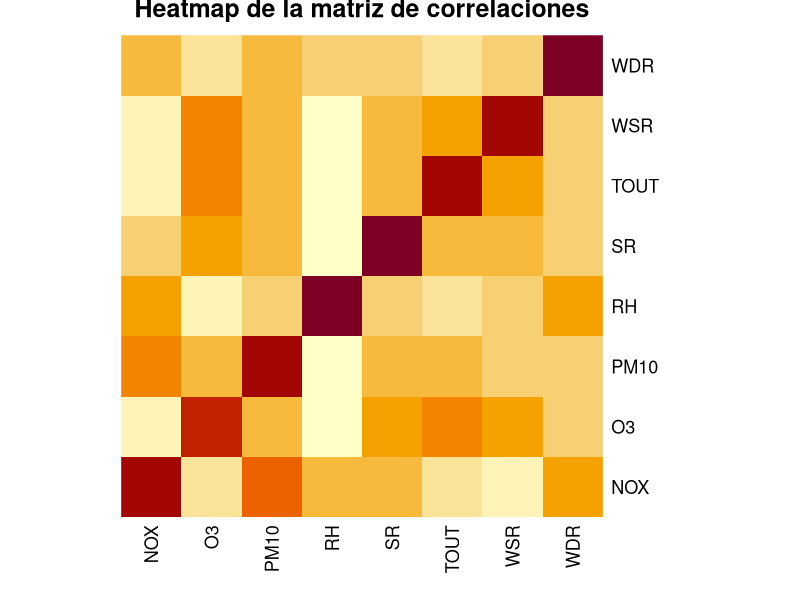
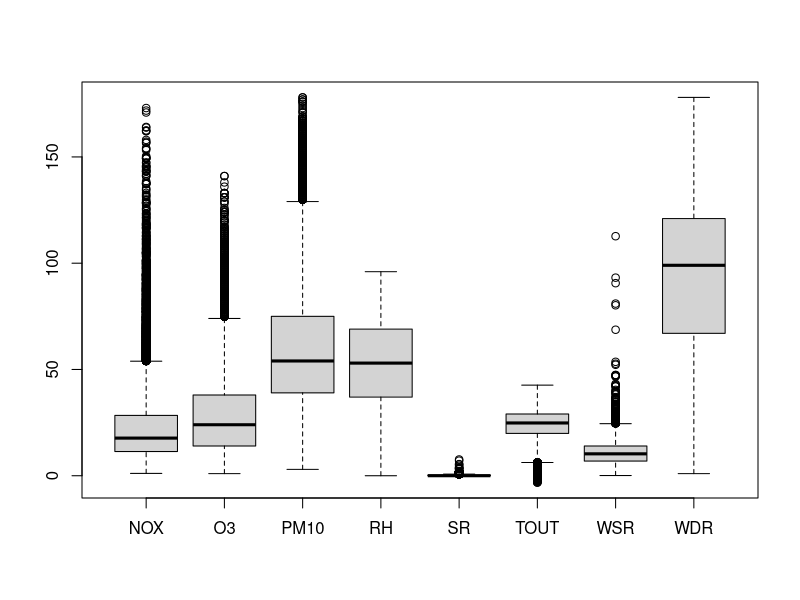
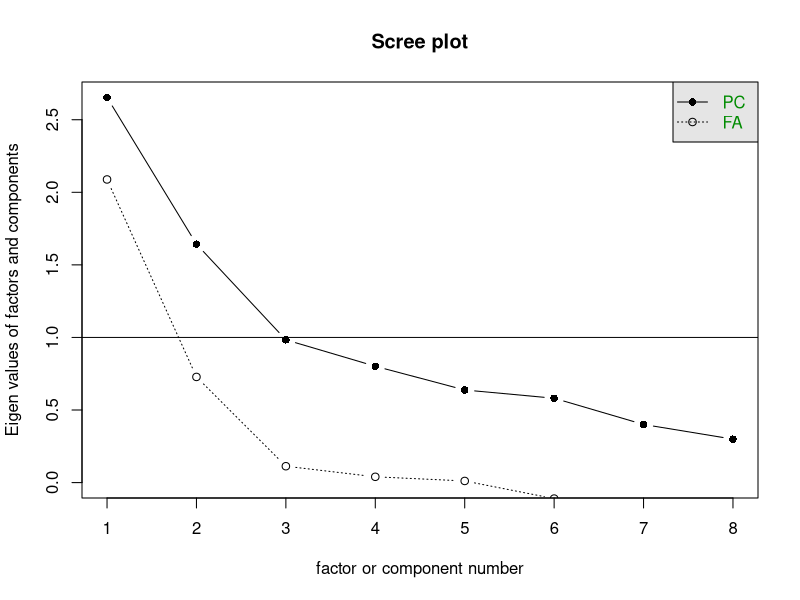
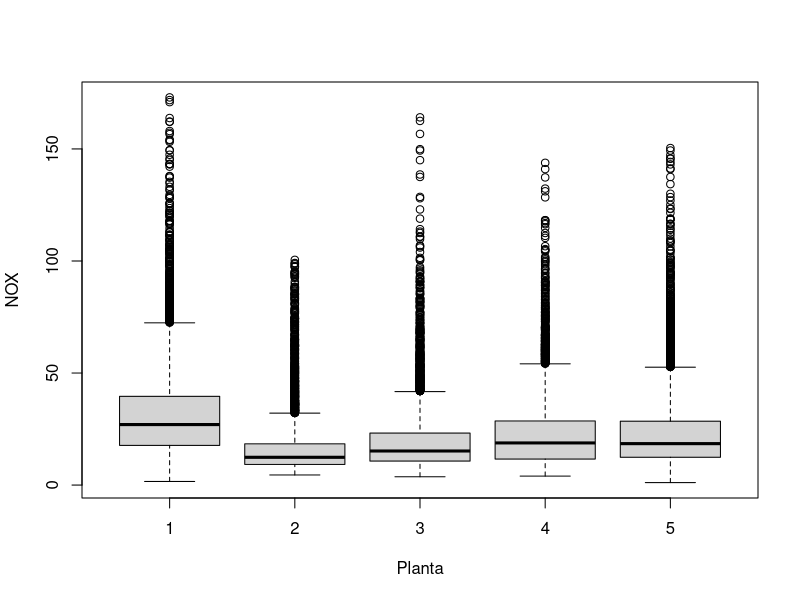
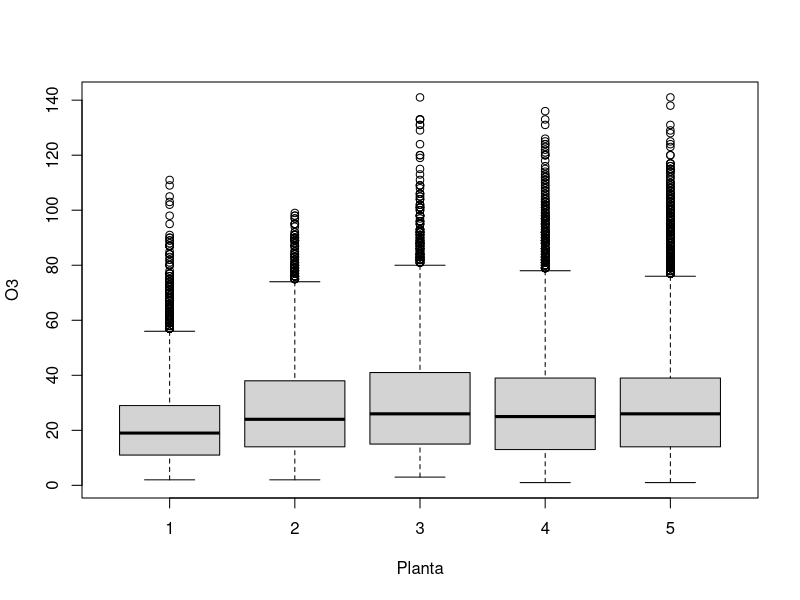
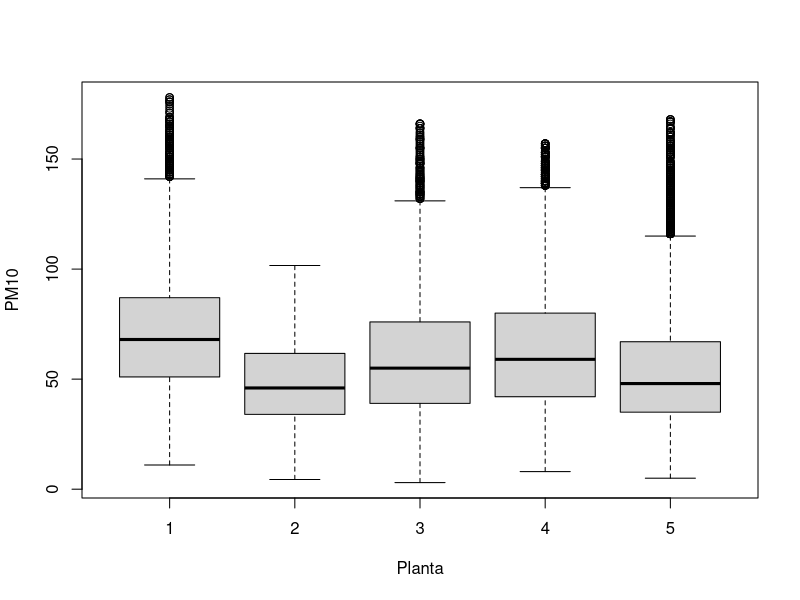
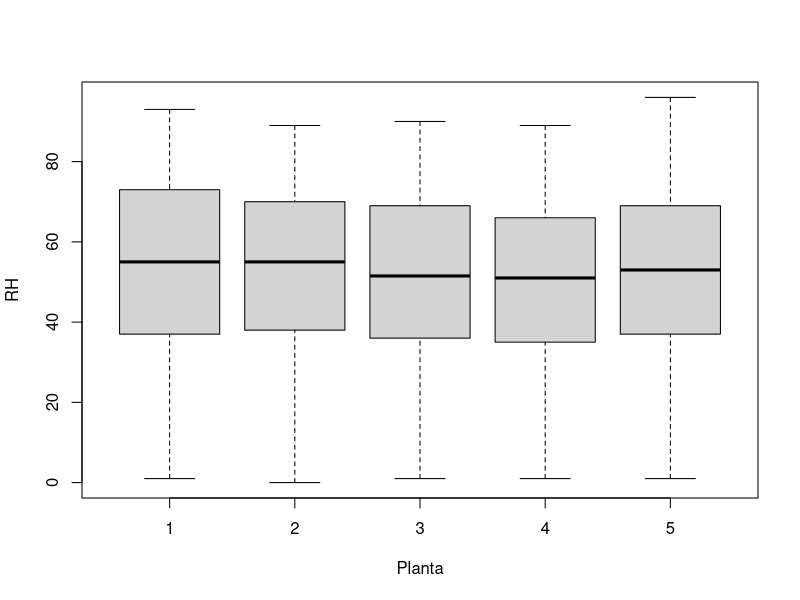
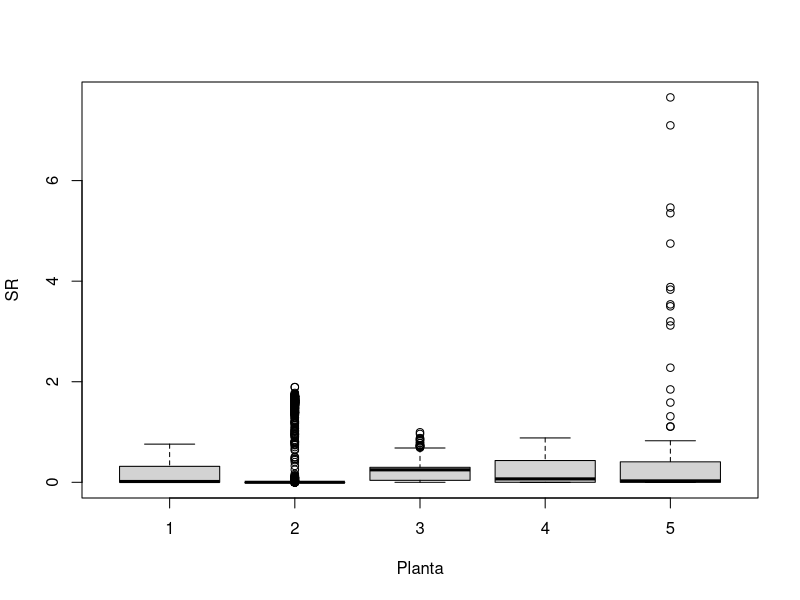

Reproduce these figures in R, in order.
## ---- chunk 1
m = read.csv("dataset.csv")
head(m)
## ---- chunk 2
df = subset(m, select = -c(Planta, X))
head(df)
## ---- chunk 3
cor = cor(df)
data.frame(cor)
## ---- chunk 4

heatmap(cor, main="Heatmap de la matriz de correlaciones", Rowv = NA, Colv = NA)

## ---- chunk 5
cov = cov(df)
data.frame(cov)
## ---- chunk 6
boxplot(df)
## ---- chunk 7
# Prueba de Anderson-Darling
library(nortest)
ad.test(unlist(df))
## ---- chunk 8
library(psych)
kmo = KMO(df)
kmo

cat("\n Estadístico de prueba resultante:", kmo$MSA)
## ---- chunk 9
library(GPArotation)
fa = fa(cor, nfactors =2, rotate = "varimax", fm ="ml")
fa$loadings

## ---- chunk 10

matrizCoef = matrix(c(-0.27, 0.798, 0.335, -0.707, 0.406, 0.612, 0.518, 0, 0.96, 0 , 0.559, -0.142, 0.169, -0.135, -0.2, 0.173), ncol = 2)

matrizOrig =as.matrix(df)
nuevodf = matrizOrig %*% matrizCoef
nuevoDf = data.frame(nuevodf)
nuevoDf
## ---- chunk 11
library(psych)
scree(cor) 
## ---- chunk 12
aggregate(. ~ m$Planta, data = df, FUN = mean)
## ---- chunk 13
Y = m$Planta
X1 = df$NOX
X2 = df$O3
X3 = df$PM10
X4 = df$RH
X5 = df$SR
X6 = df$TOUT
X7 = df$WSR
X8 = df$WDR
anova = aov(Y ~X1+X2+X3+X4+X5+X6+X7+X8)
summary(anova)
## ---- chunk 14
boxplot(formula = NOX~Planta, data = m, title="Boxplot de NOX por Planta")
boxplot(formula = O3~Planta, data = m, title="Boxplot de O3 por Planta")
boxplot(formula = PM10~Planta, data = m, title="Boxplot de PM10 por Planta")
boxplot(formula = RH~Planta, data = m, title="Boxplot de RH por Planta")
boxplot(formula = SR~Planta, data = m, title="Boxplot de SR por Planta")
boxplot(formula = TOUT~Planta, data = m, title="Boxplot de TOUT por Planta")
boxplot(formula = WSR~Planta, data = m, title="Boxplot de WSR por Planta")
boxplot(formula = WDR~Planta, data = m, title="Boxplot de WDR por Planta")
## ---- chunk 15
plot(anova)
## ---- chunk 16

# Regresión múltiple con variables de menor correlación entre ellas
reg = lm(Y~ X1 + X3 + X5 + X8)
summary(reg)
cat ("El modelo de regresión es Y = ", reg$coefficients[1], "+", reg$coefficients[2], "X1 +", reg$coefficients[3], "X3 +", reg$coefficients[4], "X5 +", reg$coefficients[5], "X8")
## ---- chunk 17
prueba = t.test(reg$residuals, mu = 0, conf.level = 0.95, alternative = "two.sided")
prueba
## ---- chunk 18
    plot(reg$fitted.values, reg$residuals, col = "blue")
    abline(h=0, col = "red")
